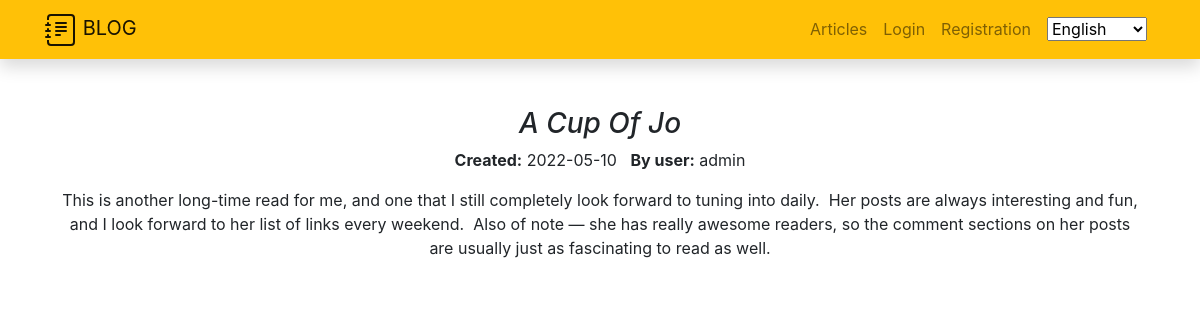
The app's page /articles/2, older data.
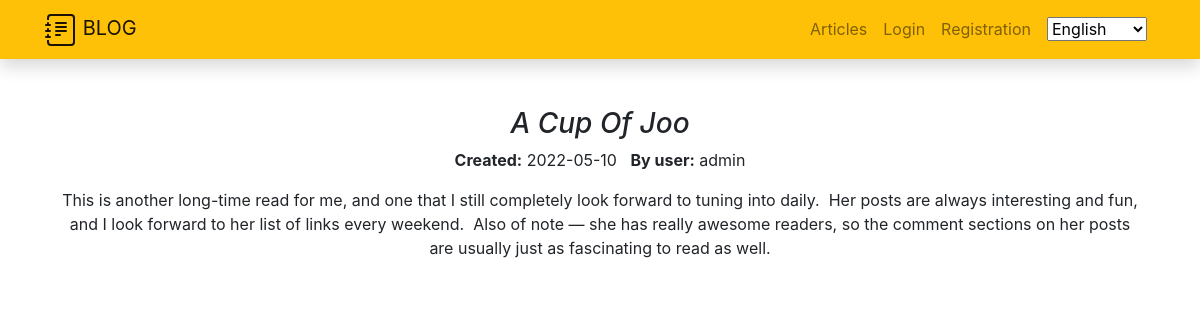
The same page, newer data.
### blog/models.py (models this page shows, shortened)
class Article(models.Model):
    title = models.CharField(_("Title"), max_length=200, null=True, blank=True)
    user = models.ForeignKey(User, verbose_name="User", on_delete=models.SET_NULL, null=True)
    created = models.DateTimeField(auto_now_add=True)
    content = HTMLField(_('Content'), null=True, blank=True)
    class Meta:
        verbose_name = _("Article")
        verbose_name_plural = _("Articles")

### blog/views.py (the view, shortened to what this page needs)
# urls.py: path('articles/<int:pk>', views.ArticleDetailView.as_view(), name='article_detail'),
class ArticleDetailView(DetailView, FormMixin):
    model = Article
    template_name = 'article_detail.html'
    form_class = ArticleCommentForm
    def get_context_data(self, *args, **kwargs):
        context = super(ArticleDetailView, self).get_context_data(*args, **kwargs)
        context['form'] = ArticleCommentForm(initial={'article': self.object})
        context['comments'] = list(reversed(ArticleComment.objects.filter(article=self.object)))
        return context

### blog/forms.py
class ArticleCommentForm(forms.ModelForm):
    class Meta:
        model = ArticleComment
        fields = fields = '__all__'
        widgets = {
            'article': forms.HiddenInput(),
            'reviewer': forms.HiddenInput(),
            'created': forms.HiddenInput(),
            'comment': forms.TextInput(attrs={'class': 'form-control'}),
        }

### blog/templates/article_detail.html (shortened to what this page needs)
{% extends "base.html" %}
{% load i18n %}
{% block content %}
<div class="container mb-3 mt-3 text-center" >
    <h3 style="font-style:italic;">{{article.title}}</h3>
    <strong>{% trans 'Created' %}:</strong>&nbsp;{{article.created |date:"Y-m-d "}}&nbsp;
    <strong>{% trans 'By user' %}:</strong>&nbsp;{{article.user}}
    <p class="mt-3">{{article.content | safe}}</p>
</div>
{% endblock %}

Row changes from the older to the newer data that the page shows:
changed Article "admin": title "A Cup Of Jo" → "A Cup Of Joo"
